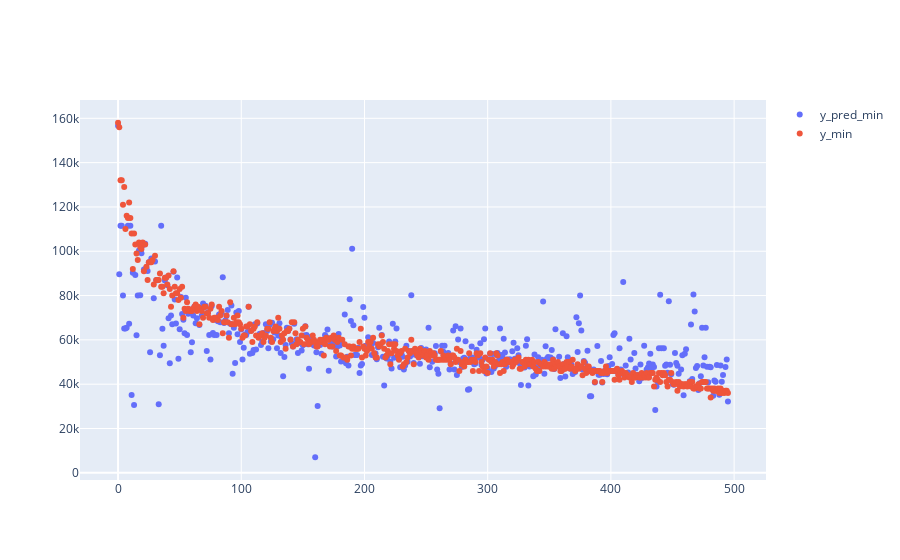

Notebook source saved alongside this figure:
### Code cell
import plotly.graph_objects as go


fig = go.Figure()

# Add traces
fig.add_trace(go.Scatter(x=np.arange(0,496), y=y_pred_com['y_pred_min'],
                    mode='markers',
                    name='y_pred_min'))

fig.add_trace(go.Scatter(x=np.arange(0,496), y=y_pred_com['y_min'],
                    mode='markers',
                    name='y_min'))

fig.show()

### Figure 1 — Plotly figure (JSON) as saved in the notebook; plotly's stock layout.template omitted (floating-point values rounded to 4 significant figures; data arrays with more than 128 entries replaced by an {"elided": "..."} marker saying what was removed)
{"data": [{"mode": "markers", "name": "y_pred_min", "type": "scatter", "x": {"elided": "496 int values"}, "y": {"elided": "506 float values"}}, {"mode": "markers", "name": "y_min", "type": "scatter", "x": {"elided": "496 int values"}, "y": {"elided": "506 int values"}}], "layout": {}}
